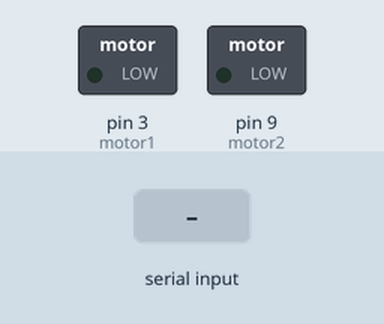
A sketch run on a simulated Arduino Uno, built with avr-gcc and run on an emulated ATmega328P. Shown: switched loads named in the sketch (green lamp = pin HIGH). The inputs (shaded band) are chosen by the test bench.

Above: at 1.2 s.
1.3 s: "F" received over Serial
At 1.61 s:
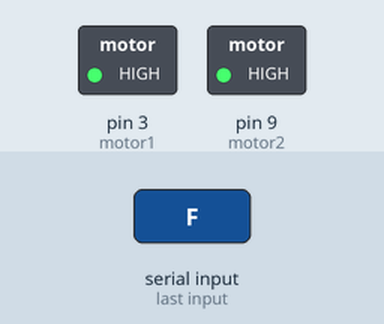
3.1 s: "R" received over Serial
At 3.26 s:
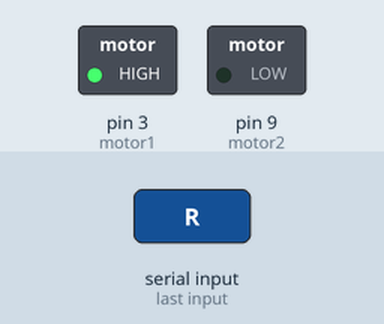
4.8 s: "L" received over Serial
At 5.7 s:
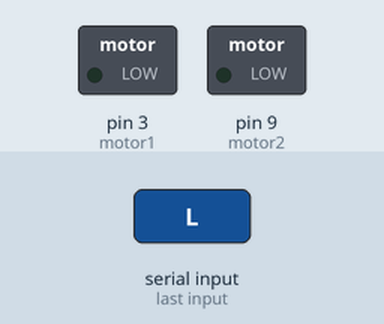
Timing chart, 0 to 7.8 s (numbered marks = the images above; inputs shaded):
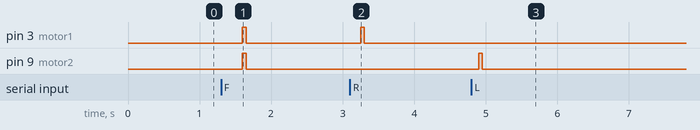

Measured:
- after the input at 1.3 s, pin 3 (motor1), pin 9 (motor2): LOW → HIGH after 0.30 s, → LOW 0.05 s later
- after the input at 3.1 s, pin 3 (motor1): LOW → HIGH after 0.15 s, → LOW 0.05 s later
- after the input at 4.8 s, pin 9 (motor2): LOW → HIGH after 0.10 s, → LOW 0.05 s later

The sketch:

arduinofinalcode.ino
```cpp
int incomingByte = 0;   // for incoming serial data
int motor1 = 3;
int motor2=9;
void setup()
{
  Serial.begin(9600);          // opens serial port, sets data rate to 9600 bps
  pinMode(motor1, OUTPUT);
  pinMode(motor2, OUTPUT);
}

void loop()
{
  digitalWrite(motor1, LOW);        // turn the motors off by making the voltage LOW
  digitalWrite(motor2, LOW);

  if (Serial.available() > 0)
  {
    // read the incoming byte:
    incomingByte = Serial.read();         //received data
  }

  if(incomingByte=='B'||incomingByte==0)
  {
    digitalWrite(motor1, LOW);        // turn the motors off by making the voltage LOW
    digitalWrite(motor2, LOW);
    delay(400);
    incomingByte=0;
  }

  if(incomingByte=='F')            //going straight so both motors spinning
  {
    digitalWrite(motor1,HIGH);
    digitalWrite(motor2,HIGH);
    delay(50);
    incomingByte=0;
  }
  if(incomingByte=='R')         //going right
  {
    digitalWrite(motor1,HIGH);
    digitalWrite(motor2,LOW);
    delay(50);
    incomingByte=0;
  }

  if(incomingByte=='L')         //going left
  {
    digitalWrite(motor2,HIGH);
    digitalWrite(motor1,LOW);
    delay(50);
    incomingByte=0;
  }
  if(incomingByte=='E')
  {
    delay(50);
    incomingByte=0;
  }
  }
```
